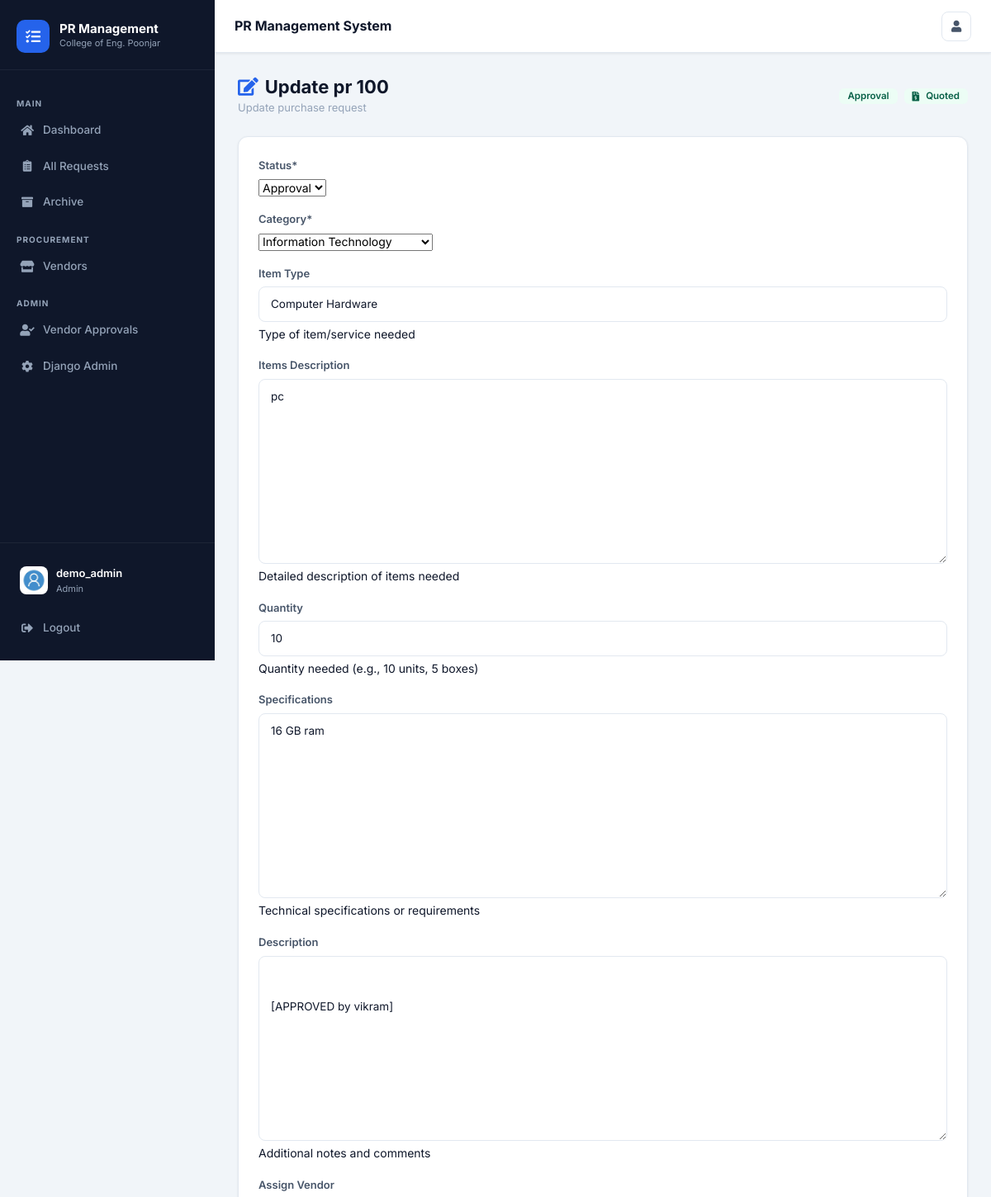
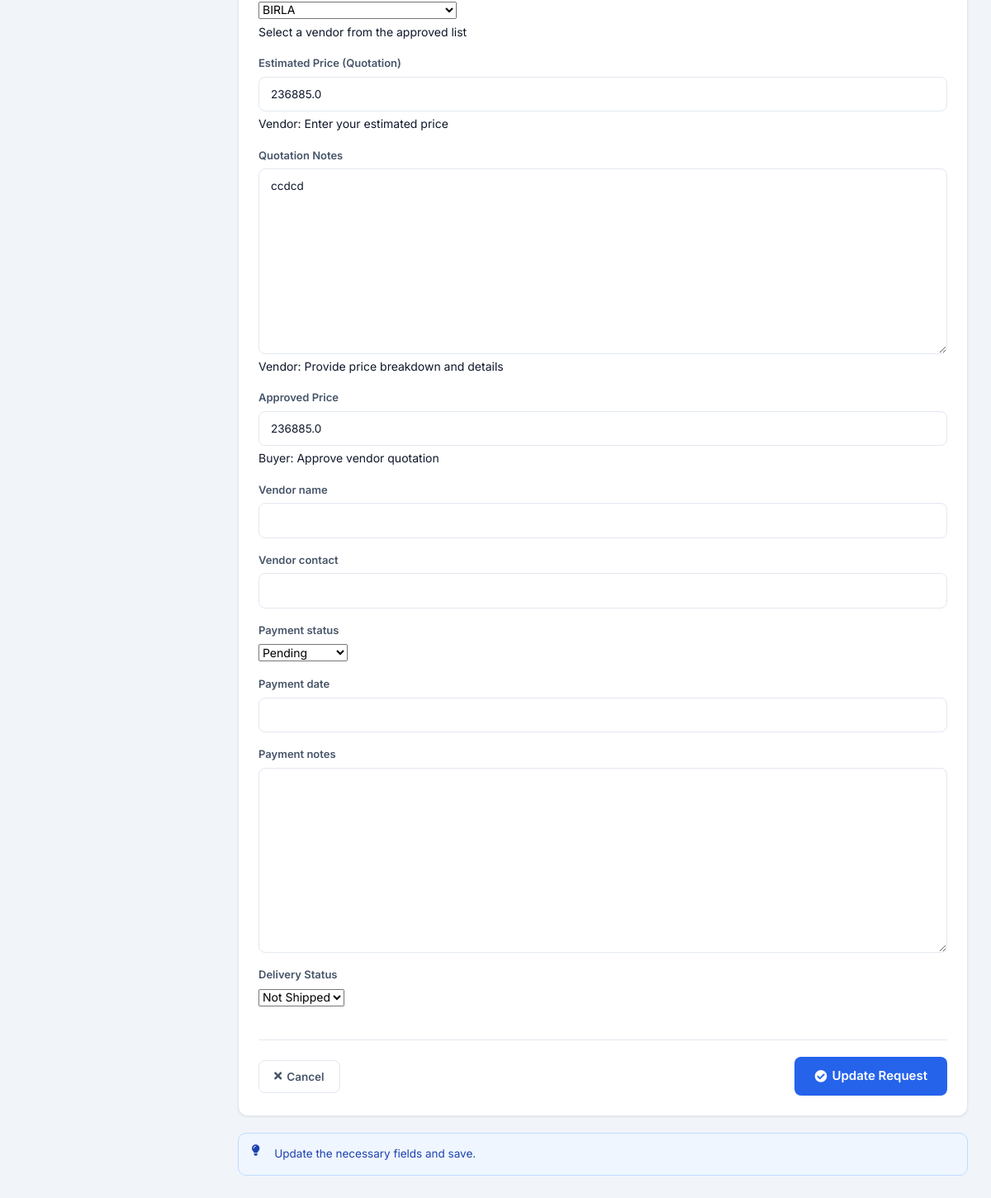
Screenshot of /pr/11/update/ (signed in) with the database file from the repository (2 pictures, top to bottom).
### users/models.py (models this page shows, shortened)
class Profile(models.Model):
    user = models.OneToOneField(User, on_delete=models.CASCADE)
    image = models.ImageField(default='default.jpg', upload_to='profile_pics')
    role = models.CharField(max_length=20, choices=ROLE_CHOICES, default='requester')
    def is_admin(self):
        return self.role == 'admin'
    def is_buyer(self):
        return self.role == 'buyer'
    def is_requester(self):
        return self.role == 'requester'
    def is_vendor(self):
        return self.role == 'vendor'

### prs/models.py (models this page shows, shortened)
class PR(models.Model):
    pr_number = models.CharField(max_length=100, unique=True)
    item_type = models.CharField(max_length=200, blank=True, help_text="Type of item/service needed")
    items_description = models.TextField(blank=True, help_text="Detailed description of items needed")
    quantity = models.CharField(max_length=100, blank=True, help_text="Quantity needed (e.g., 10 units, 5 boxes)")
    specifications = models.TextField(blank=True, help_text="Technical specifications or requirements")
    estimated_price = models.FloatField(null=True, blank=True, help_text="Vendor's estimated price")
    quotation_notes = models.TextField(blank=True, help_text="Vendor's quotation notes and breakdown")
    quotation_date = models.DateTimeField(null=True, blank=True)
    quotation_submitted_by = models.ForeignKey(User, on_delete=models.SET_NULL, null=True, blank=True, related_name='quotations_submitted')
    total = models.FloatField(max_length=100, default=0.00, help_text="Final approved price")
    price_approved = models.BooleanField(default=False)
    price_approved_by = models.ForeignKey(User, on_delete=models.SET_NULL, null=True, blank=True, related_name='prices_approved')
    price_approved_date = models.DateTimeField(null=True, blank=True)
    status = models.CharField(max_length=100, choices=status_choice, default='Open')
    category = models.CharField(max_length=100, choices=category_choice, default='Choose Category')
    description = models.TextField(blank=True, default='', help_text="Additional notes and comments")
    date_posted = models.DateTimeField(default=timezone.now)
    author = models.ForeignKey(User, on_delete=models.CASCADE) # one user can have many prs
    vendor = models.ForeignKey(Vendor, on_delete=models.SET_NULL, null=True, blank=True, related_name='pr_set')
    vendor_name = models.CharField(max_length=200, blank=True, default='')
    vendor_contact = models.CharField(max_length=100, blank=True, default='')
    payment_status = models.CharField(max_length=50, choices=payment_status_choice, default='Pending')
    payment_date = models.DateField(null=True, blank=True)
    payment_notes = models.TextField(blank=True, default='')
    delivery_status = models.CharField(max_length=50, choices=delivery_status_choice, default='Not Shipped')
    delivery_address = models.TextField(blank=True, default='', help_text="Delivery address provided by requester")
    requester_approved_quotation = models.BooleanField(default=False, help_text="Requester approved the quotation and paid")
    payment_transaction_id = models.CharField(max_length=200, blank=True, default='', help_text="Online payment transaction ID")
    payment_method_used = models.CharField(max_length=100, blank=True, default='', help_text="Payment method used by requester")
    def has_quotation(self):
        return self.estimated_price is not None and self.estimated_price > 0

### prs/views.py (the view, shortened to what this page needs)
# urls.py: path('pr/<int:pk>/update/', PRUpdateView.as_view(), name='pr-update'),
class PRUpdateView(LoginRequiredMixin, UserPassesTestMixin, UpdateView):
    model = PR
    template_name = 'prs/pr_update.html'
    fields = ['status', 'category', 'item_type', 'items_description', 'quantity', 'specifications', 'description',
              'vendor', 'estimated_price', 'quotation_notes', 'total',
              'vendor_name', 'vendor_contact', 'payment_status', 'payment_date', 'payment_notes', 'delivery_status']  # All fields
    def get_form(self, form_class=None):
        form = super().get_form(form_class)
        pr = self.get_object()
        user = self.request.user
        if 'item_type' in form.fields:
            form.fields['item_type'].label = 'Item Type'
        if 'items_description' in form.fields:
            form.fields['items_description'].label = 'Items Description'
        if 'quantity' in form.fields:
            form.fields['quantity'].label = 'Quantity'
        if 'specifications' in form.fields:
            form.fields['specifications'].label = 'Specifications'
        if 'estimated_price' in form.fields:
            form.fields['estimated_price'].label = 'Estimated Price (Quotation)'
            form.fields['estimated_price'].help_text = 'Vendor: Enter your estimated price'
            form.fields['estimated_price'].required = False
        if 'quotation_notes' in form.fields:
            form.fields['quotation_notes'].label = 'Quotation Notes'
            form.fields['quotation_notes'].help_text = 'Vendor: Provide price breakdown and details'
            form.fields['quotation_notes'].required = False
        if 'total' in form.fields:
            form.fields['total'].label = 'Approved Price'
            form.fields['total'].help_text = 'Buyer: Approve vendor quotation'
            form.fields['total'].required = False
        if 'vendor' in form.fields:
            form.fields['vendor'].label = 'Assign Vendor'
            form.fields['vendor'].help_text = 'Select a vendor from the approved list'
            form.fields['vendor'].required = False
            form.fields['vendor'].queryset = Vendor.objects.filter(is_approved=True, status='Active')
        if 'payment_status' in form.fields:
            form.fields['payment_status'].required = False
        if 'payment_date' in form.fields:
            form.fields['payment_date'].widget.attrs['type'] = 'date'
            form.fields['payment_date'].required = False
        if 'payment_notes' in form.fields:
            form.fields['payment_notes'].required = False
        if 'delivery_status' in form.fields:
            form.fields['delivery_status'].label = 'Delivery Status'
            form.fields['delivery_status'].required = False
        if hasattr(user, 'profile'):
            if user.profile.is_admin():
                pass
        return form
    def test_func(self):
        pr = self.get_object()
        user = self.request.user
        if hasattr(user, 'profile') and user.profile.is_admin():
            return True

### prs/models.py (called while the page is built)
    def __str__(self):
        return self.name

### prs/templates/prs/pr_update.html (shortened to what this page needs)
{% extends "prs/layout.html" %}
{% load crispy_forms_tags %}
{% block content %}
<div class="page-header">
  <div class="page-header-left">
    <h1><i class="fas fa-edit mr-2" style="color:var(--primary)"></i>Update {{ pr.pr_number }}</h1>
    <p>
      {% if user.profile.is_requester %}Edit your purchase request
      {% elif user.profile.is_vendor %}Submit your quotation
      {% elif user.profile.is_buyer %}Review and approve quotation
      {% else %}Update purchase request{% endif %}
    </p>
  </div>
  <div class="d-flex align-items-center gap-2">
    {% if pr.status == 'Open' %}<span class="badge badge-blue">{{ pr.status }}</span>
    {% elif pr.status == 'Pending' %}<span class="badge badge-orange">{{ pr.status }}</span>
    {% elif pr.status == 'Approval' %}<span class="badge badge-green">{{ pr.status }}</span>
    {% elif pr.status == 'Closed' %}<span class="badge badge-gray">{{ pr.status }}</span>
    {% else %}<span class="badge badge-purple">{{ pr.status }}</span>{% endif %}
    {% if pr.has_quotation %}<span class="badge badge-green"><i class="fas fa-file-invoice-dollar mr-1"></i>Quoted</span>{% endif %}
  </div>
</div>
<div class="form-section">
  <form method="POST" id="purchaseRequestForm">
    <fieldset class="form-group">{{ form|crispy }}</fieldset>
    <div class="d-flex justify-content-between align-items-center" style="margin-top:24px;padding-top:20px;border-top:1px solid var(--card-border);">
      <a href="{% url 'pr-detail' pr.pk %}" class="btn btn-outline" id="cancelBtn"><i class="fas fa-times"></i> Cancel</a>
      <button class="btn btn-primary btn-lg" type="submit">
        <i class="fas fa-check-circle"></i>
        {% if user.profile.is_vendor %}Submit Quotation
        {% elif user.profile.is_buyer %}Approve & Update
        {% else %}Update Request{% endif %}
      </button>
    </div>
  </form>
</div>
<div class="alert alert-info" style="margin-top:16px;">
  <i class="fas fa-lightbulb mr-2"></i>
  {% if user.profile.is_requester %}You can edit item details while the request is in "Open" status.
  {% elif user.profile.is_vendor %}Use the calculator above to compute your total price. Include a detailed breakdown in the notes.
  {% elif user.profile.is_buyer %}Review the vendor's quotation and approve the final price.
  {% else %}Update the necessary fields and save.{% endif %}
</div>
{% endblock %}

### prs/templates/prs/layout.html (shortened to what this page needs)
{% load static %}
<!DOCTYPE html>
<html lang="en">
<head>
  <link rel="stylesheet" href="https://maxcdn.bootstrapcdn.com/bootstrap/4.0.0/css/bootstrap.min.css">
  <link rel="stylesheet" href="https://cdnjs.cloudflare.com/ajax/libs/font-awesome/5.15.4/css/all.min.css">
  <link rel="stylesheet" href="{% static 'prs/new-design.css' %}">
</head>
<body>
{% if user.is_authenticated %}
<aside class="app-sidebar" id="appSidebar">
  <div class="sidebar-logo">
    <div class="sidebar-logo-icon"><i class="fas fa-tasks"></i></div>
    <div>
      <div class="sidebar-logo-text">PR Management</div>
      <div class="sidebar-logo-sub">College of Eng. Poonjar</div>
    </div>
  </div>
  <nav class="sidebar-nav">
    <div class="sidebar-section-label">Main</div>
    <a href="{% url 'dashboard' %}" class="sidebar-link {% if request.resolver_match.url_name == 'dashboard' %}active{% endif %}">
      <i class="fas fa-home"></i> Dashboard
    </a>
    <a href="{% url 'prs-home' %}" class="sidebar-link {% if request.resolver_match.url_name == 'prs-home' %}active{% endif %}">
      <i class="fas fa-clipboard-list"></i> All Requests
    </a>
    <a href="{% url 'pr-archive' %}" class="sidebar-link {% if request.resolver_match.url_name == 'pr-archive' %}active{% endif %}">
      <i class="fas fa-archive"></i> Archive
    </a>
    {% if user.profile.is_buyer or user.profile.is_admin %}
    <div class="sidebar-section-label">Procurement</div>
    <a href="{% url 'vendor-list' %}" class="sidebar-link {% if request.resolver_match.url_name == 'vendor-list' %}active{% endif %}">
      <i class="fas fa-store"></i> Vendors
    </a>
    {% endif %}
    {% if user.profile.is_admin %}
    <div class="sidebar-section-label">Admin</div>
    <a href="{% url 'vendor-approval-list' %}" class="sidebar-link {% if request.resolver_match.url_name == 'vendor-approval-list' %}active{% endif %}">
      <i class="fas fa-user-check"></i> Vendor Approvals
    </a>
    <a href="{% url 'admin:index' %}" class="sidebar-link">
      <i class="fas fa-cog"></i> Django Admin
    </a>
    {% endif %}
  </nav>
  <div class="sidebar-footer">
    <a href="{% url 'profile' %}" class="sidebar-user" style="text-decoration:none;">
      <img src="{{ user.profile.image.url }}" alt="{{ user.username }}">
      <div>
        <div class="sidebar-user-name">{{ user.username }}</div>
        <div class="sidebar-user-role">
          {% if user.profile.is_admin %}Admin
          {% elif user.profile.is_buyer %}Buyer
          {% elif user.profile.is_vendor %}Vendor
          {% else %}Requester{% endif %}
        </div>
      </div>
    </a>
    <form method="POST" action="{% url 'logout' %}" style="margin-top:8px;">
      <button type="submit" class="sidebar-link w-100" style="background:none;border:none;cursor:pointer;text-align:left;">
        <i class="fas fa-sign-out-alt"></i> Logout
      </button>
    </form>
  </div>
</aside>
<div class="app-main">
  <header class="app-topbar">
    <div class="topbar-title">PR Management System</div>
    <div class="topbar-actions">
      <a href="{% url 'profile' %}" class="topbar-btn" title="Profile">
        <i class="fas fa-user"></i>
      </a>
    </div>
  </header>
  <div class="app-content">
{% endif %}
{% block content %}{% endblock %}
{% if user.is_authenticated %}
  </div>
</div>
{% endif %}
</body>
</html>

### prs/templates/prs/pr_update.html (style rules this page uses)
.form-container .form-control, fieldset .form-control { border-radius:8px; border:1.5px solid var(--card-border); padding:10px 14px; }
fieldset label { font-weight:600; color:var(--text-secondary); font-size:13px; }

### rows the page displays
PR: pr_number "pr 100", status "Approval", category "Information Technology", item_type "Computer Hardware", items_description "pc", quantity "10", specifications "16 GB ram", description "[APPROVED by vikram]", vendor "BIRLA", estimated_price "236885.0", quotation_notes "ccdcd", total "236885.0", payment_status "Pending", delivery_status "Not Shipped"

### other values shown
{{ user.username }} "demo_admin"
